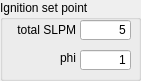
   <widget class="QGroupBox" name="groupBox">
    <property name="geometry">
     <rect>
      <x>390</x>
      <y>330</y>
      <width>141</width>
      <height>81</height>
     </rect>
    </property>
    <property name="title">
     <string>Ignition set point</string>
    </property>
    <widget class="QLineEdit" name="ignition_massflow_set_point">
     <property name="geometry">
      <rect>
       <x>80</x>
       <y>20</y>
       <width>51</width>
       <height>20</height>
      </rect>
     </property>
     <property name="text">
      <string>5</string>
     </property>
     <property name="alignment">
      <set>Qt::AlignRight|Qt::AlignTrailing|Qt::AlignVCenter</set>
     </property>
    </widget>
    <widget class="QLineEdit" name="ignition_phi_set_point">
     <property name="geometry">
      <rect>
       <x>80</x>
       <y>50</y>
       <width>51</width>
       <height>20</height>
      </rect>
     </property>
     <property name="text">
      <string>1</string>
     </property>
     <property name="alignment">
      <set>Qt::AlignRight|Qt::AlignTrailing|Qt::AlignVCenter</set>
     </property>
    </widget>
    <widget class="QLabel" name="label_3">
     <property name="geometry">
      <rect>
       <x>15</x>
       <y>20</y>
       <width>61</width>
       <height>20</height>
      </rect>
     </property>
     <property name="text">
      <string>total SLPM</string>
     </property>
     <property name="alignment">
      <set>Qt::AlignRight|Qt::AlignTrailing|Qt::AlignVCenter</set>
     </property>
    </widget>
    <widget class="QLabel" name="label_4">
     <property name="geometry">
      <rect>
       <x>30</x>
       <y>50</y>
       <width>46</width>
       <height>16</height>
      </rect>
     </property>
     <property name="text">
      <string>phi</string>
     </property>
     <property name="alignment">
      <set>Qt::AlignRight|Qt::AlignTrailing|Qt::AlignVCenter</set>
     </property>
    </widget>
   </widget>
